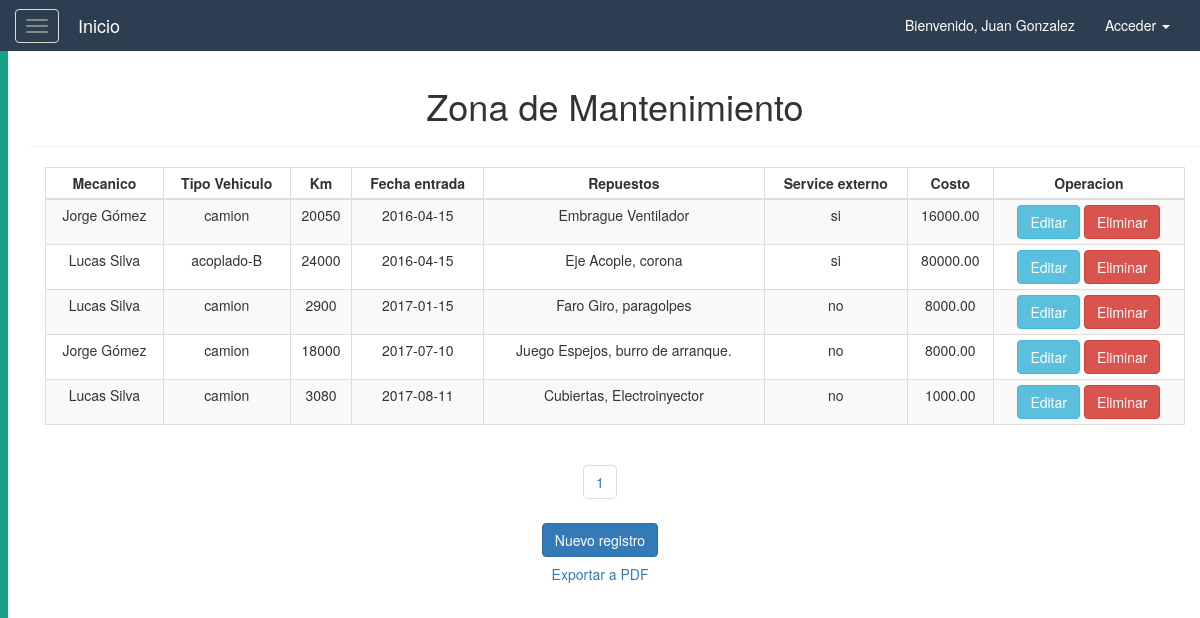
The page /logistica/mantenimientoReparacion.php (signed in) on the database its author committed.
### tables this page shows
CREATE TABLE `mantenimiento` (
  `idMantenimiento` int(11) NOT NULL,
  `idVehiculo` int(11) DEFAULT NULL,
  `idMecanico` int(11) DEFAULT NULL,
  `tipo_vehiculo` varchar(45) DEFAULT NULL,
  `fecha_entrada` date DEFAULT NULL,
  `fecha_salida` date NOT NULL,
  `km_unidad` int(11) DEFAULT NULL,
  `costo` decimal(12,2) DEFAULT NULL,
  `externo` enum('si','no') NOT NULL DEFAULT 'no',
  `repuestos` varchar(80) DEFAULT NULL
);

CREATE TABLE `usuario` (
  `idUsuario` int(11) NOT NULL,
  `tipo_doc` varchar(45) DEFAULT NULL,
  `num_doc` int(11) DEFAULT NULL,
  `nombre` varchar(45) DEFAULT NULL,
  `fecha_nacimiento` date DEFAULT NULL,
  `rol` enum('chofer','admin','supervisor','mecanico') NOT NULL DEFAULT 'chofer',
  `password` varchar(45) DEFAULT NULL,
  `tipo_licencia` varchar(20) DEFAULT NULL,
  `nro_licencia` int(11) DEFAULT NULL
);

### resources/db/control.php (called while the page is built, shortened)
<?php
    class controlDB{
        function __construct(){
            try{
            $host="localhost";
            $dbname="logistica";
            $user="root";
            $pass="";
            $this->con=mysqli_connect($host,$user,$pass) or die("No se puede conectar con la base de datos.");
            mysqli_select_db($this->con,$dbname)or die("No se encuentra la base de datos.");
            mysqli_set_charset($this->con, "utf8");
            }catch(Exception $ex){
                throw $ex;
            }
        }
        function consultar($sql){
        $link=$this->con;
        $stmt = mysqli_prepare($link, $sql);
        mysqli_stmt_execute($stmt);
        $result = $stmt->get_result();
        $data=null;
        while($fila=$result->fetch_assoc()){
            $data[]=$fila;
        }
        return $data;
        }
    }
?>

### logistica/mantenimientoReparacion.php (the view, shortened to what this page needs)
<!DOCTYPE html>
<html lang="es">
<head>
    <?php
        $obj = new controlDB();
        $tamagno_paginas = 6;
        $datos = $obj -> consultar("SELECT m.tipo_vehiculo, m.fecha_entrada, m.repuestos, m.costo, m.km_unidad, u.nombre, m.externo
            FROM mantenimiento AS m
            JOIN usuario AS u ON u.idUsuario = m.idMecanico
            ORDER BY m.fecha_entrada");
        $num_filas = count($obj->consultar("SELECT *
            FROM mantenimiento"));
        $total_paginas = ceil($num_filas/$tamagno_paginas);
    ?>
</head>
<body>
    <?php
        require_once($_SERVER['DOCUMENT_ROOT'].'/resources/templates/header.php');
    ?>
    <div id="wrapper">
        <?php
            require_once($_SERVER['DOCUMENT_ROOT'].'/resources/templates/sidebar.php');
        ?>
        <div id="page-content-wrapper">
            <div class="container-fluid">
                <div class="row">
                    <div class="col-lg-12 text-center">
                        <div class="container">
                            <div class="row">
                                <div class="col">
                                    <h1>Zona de Mantenimiento</h1>
                                    <hr/>
                                </div>
                            </div>
                        </div>
                        <div class="container">
                            <div class="row">
                                <div class="col-lg-12 col-md-12 col-sm-12 col-xs-12">
                                    <div class="table-responsive">
                                        <table class="table table-striped table-bordered table-condensed table-hover">
                                            <thead>
                                                <th  class="text-center">Mecanico</th>
                                                <th  class="text-center">Tipo Vehiculo</th>
                                                <th  class="text-center">Km</th>
                                                <th  class="text-center">Fecha entrada</th>
                                                <th  class="text-center">Repuestos</th>
                                                <th  class="text-center">Service externo</th>
                                                <th  class="text-center">Costo</th>
                                                <th  class="text-center">Operacion</th>
                                            </thead>
                                            <?php foreach($datos as $td){ ?>
                                            <tr>
                                                <td><?php echo $td['nombre'];?></td>
                                                <td><?php echo $td['tipo_vehiculo'];?></td>
                                                <td><?php echo $td['km_unidad'];?></td>
                                                <td><?php echo $td['fecha_entrada'];?></td>
                                                <td><?php echo $td['repuestos'];?></td>
                                                <td><?php echo $td['externo'];?></td>
                                                <td><?php echo $td['costo'];?></td>
                                                <td class="text-center">
                                                    <a href="#">
                                                        <button class="btn btn-info">Editar</button>
                                                    </a>
                                                    <a href="#">
                                                        <button class="btn btn-danger">Eliminar</button>
                                                    </a>
                                            </td>
                                        </tr>
                                    <?php } ?>
                                    </table>
                                    </div>
                                </div>
                            </div>
                        </div>
                        <div class="row">
                            <div class="col">
                                <?php
                                    for($i = 1; $i <= $total_paginas; $i++){
                                    echo "<ul class='pagination'>
                                        <li><a href='?pagina=".$i."'>".$i."</a></li>
                                    </ul>";}
                                ?>
                            </div>
                        </div>
                        <div class="row">
                            <div class="col">
                                <a href="#" class="btn btn-primary">Nuevo registro</a>
                            </div>
                        </div>
                        <div class="row">
                            <a href="#" class="btn btn-link" target="_blank" >Exportar a PDF</a>
                        </div>
                    </div>
                </div>
            </div>
        </div>
    </div>
</body>
</html>

### resources/css/menuLateral.css (style rules this page uses)
#page-content-wrapper { width: 100%; height: 100%; position: absolute; padding: 15px; }

### rows shown on the page
mantenimiento: usuario.nombre "Jorge Gómez", tipo_vehiculo "camion", km_unidad "20050", fecha_entrada "2016-04-15", repuestos "Embrague Ventilador", externo "si", costo "16000.00"
mantenimiento: usuario.nombre "Lucas Silva", tipo_vehiculo "acoplado-B", km_unidad "24000", fecha_entrada "2016-04-15", repuestos "Eje Acople, corona", externo "si", costo "80000.00"
mantenimiento: usuario.nombre "Lucas Silva", tipo_vehiculo "camion", km_unidad "2900", fecha_entrada "2017-01-15", repuestos "Faro Giro, paragolpes", externo "no", costo "8000.00"
mantenimiento: usuario.nombre "Jorge Gómez", tipo_vehiculo "camion", km_unidad "18000", fecha_entrada "2017-07-10", repuestos "Juego Espejos, burro de arranque.", externo "no", costo "8000.00"
mantenimiento: usuario.nombre "Lucas Silva", tipo_vehiculo "camion", km_unidad "3080", fecha_entrada "2017-08-11", repuestos "Cubiertas, Electroinyector", externo "no", costo "1000.00"

### other values the page prints
$_SESSION['usuario'] "Juan Gonzalez"
